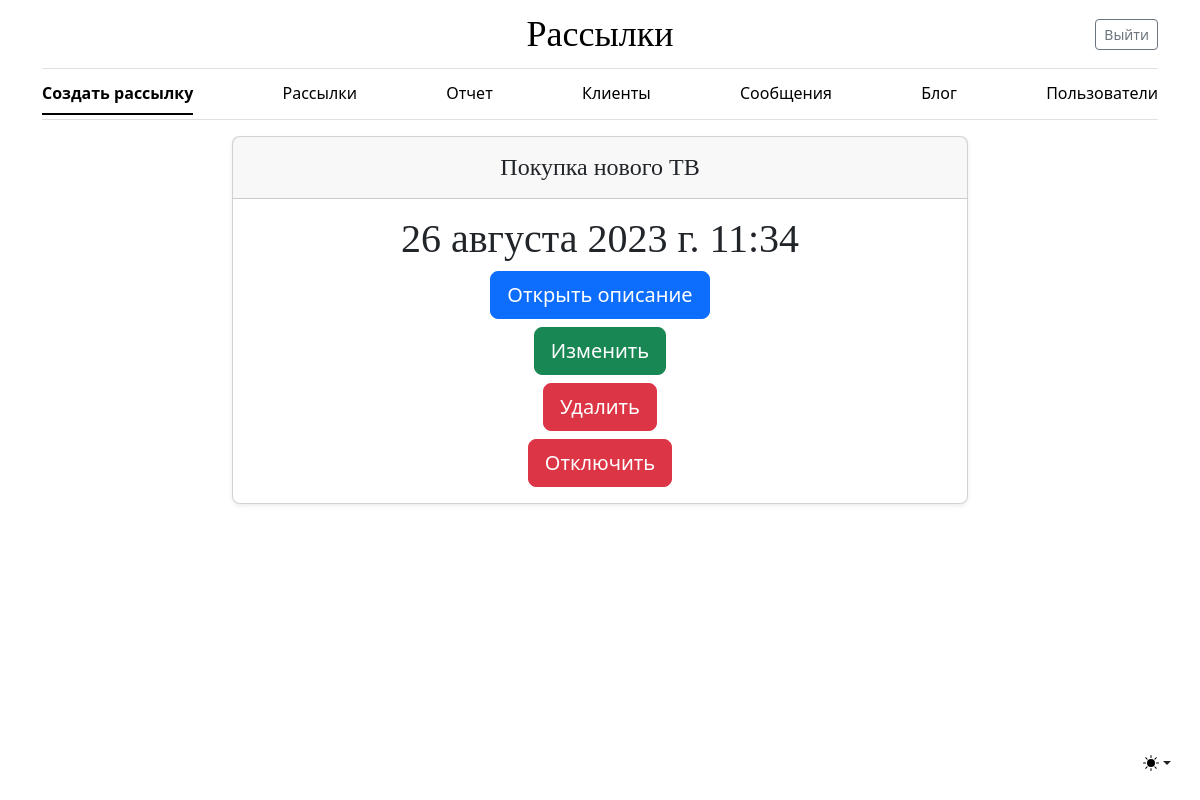
Screenshot of /setting/ (signed in) with the database file from the repository.
### mailing/models.py (models this page shows)
class Setting(models.Model):
    FREQUENCY = [
        (None, 'Не указано'),
        ('OPD', 'Раз в день'),
        ('OPW', 'Раз в неделю'),
        ('OPM', 'Раз в месяц')
    ]
    STATUS = [
        (None, 'Не указано'),
        ('created', 'Создана'),
        ('active', 'Запущена'),
        ('closed', 'Завершена')
    ]
    client = models.ManyToManyField('Client', verbose_name="Клиент")
    message = models.ForeignKey('Message', on_delete=models.CASCADE, verbose_name='Сообщение')
    mailing_time = models.DateTimeField(default=timezone.now, verbose_name='Время отправки')
    frequency_mailing = models.CharField(max_length=3, choices=FREQUENCY,
                                         verbose_name='Переодичность отправки')
    mailing_status = models.CharField(max_length=7, choices=STATUS,
                                      verbose_name='Статус отправки')
    owner = models.ForeignKey(settings.AUTH_USER_MODEL, on_delete=models.SET_NULL, **NULLABLE,
                              verbose_name='Владелец')
    next_run = models.DateTimeField(default=timezone.now,
                                    verbose_name='Время следующей отправки')
    class Meta:
        verbose_name = 'Настройки публикации'
        verbose_name_plural = 'Настройки публикаций'
        ordering = ('pk',)
        permissions = [
            (
                'block_status', 'Block or unblock status'
            )
        ]

class Message(models.Model):
    subject_message = models.CharField(max_length=255, **NULLABLE,
                                       verbose_name='Тема сообщения')
    message = models.TextField(**NULLABLE, verbose_name='Сообщение')
    owner = models.ForeignKey(settings.AUTH_USER_MODEL, on_delete=models.SET_NULL, **NULLABLE,
                              verbose_name='Владелец')
    def __str__(self):
        return f'{self.subject_message}'
    class Meta:
        verbose_name = 'Сообщение'
        verbose_name_plural = 'Сообщения'

### mailing/views.py (the view)
# urls.py: path('setting/', SettingListViews.as_view(), name='setting_list'),
class SettingListViews(LoginRequiredMixin, ListView):
    model = Setting
    permission_required = 'mailing.view_setting'
    def get_queryset(self):
        queryset = super().get_queryset()
        if not self.request.user.is_staff:
            queryset = queryset.filter(owner=self.request.user.pk)
        return queryset

### mailing/templates/mailing/setting_list.html (shortened to what this page needs)
{% extends 'mailing/base.html' %}
{% block content %}
    {% for object in object_list %}
<div class="container">
  <div class="row justify-content-md-center">
    <div class="col-8 text-center ">
        <div class="card mb-8 rounded-3 shadow-sm">
          <div class="card-header py-3 text-center">
            <h4 class="my-0 fw-normal">{{ object.message }}</h4>
          </div>
          <div class="card-body text-center">
            <h1 class="card-title pricing-card-title">{{ object.mailing_time }}</h1>
                <a class="btn btn-primary btn-lg" href="{% url 'mailing:setting_detail' object.pk %}" role="button">Открыть описание</a>
                    {% if user.is_staff %}
                        {% if perms.mailing.change_setting %}
                            <a class="btn btn-success btn-lg" href="{% url 'mailing:setting_update' object.pk %}" role="button">Изменить</a>
                        {% endif %}
                    {% else %}
                        <a class="btn btn-success btn-lg" href="{% url 'mailing:setting_update' object.pk %}" role="button">Изменить</a>
                    {% endif %}
                <a class="btn btn-danger btn-lg" href="{% url 'mailing:setting_delete' object.pk %}" role="button">Удалить</a>
              {% if object.mailing_status == 'created' or object.mailing_status == 'active' %}
                <a class="btn btn-danger btn-lg" href="{% url 'mailing:setting_status' object.pk %}" role="button">Отключить</a>
              {% else %}
                <a class="btn btn-danger btn-lg" href="{% url 'mailing:setting_status' object.pk %}" role="button">Запустить</a>
              {% endif %}
          </div>
        </div>
    </div>
  </div>
</div>
    {% endfor %}
{% endblock %}

### static/css/blog.css (style rules this page uses)
h1, h2, h3, h4, h5, h6 { font-family: "Playfair Display", Georgia, "Times New Roman", serif; }

### rows the page displays
Setting: message "Покупка нового ТВ", mailing_time "26 августа 2023 г. 11:34", mailing_status "Отключить"
